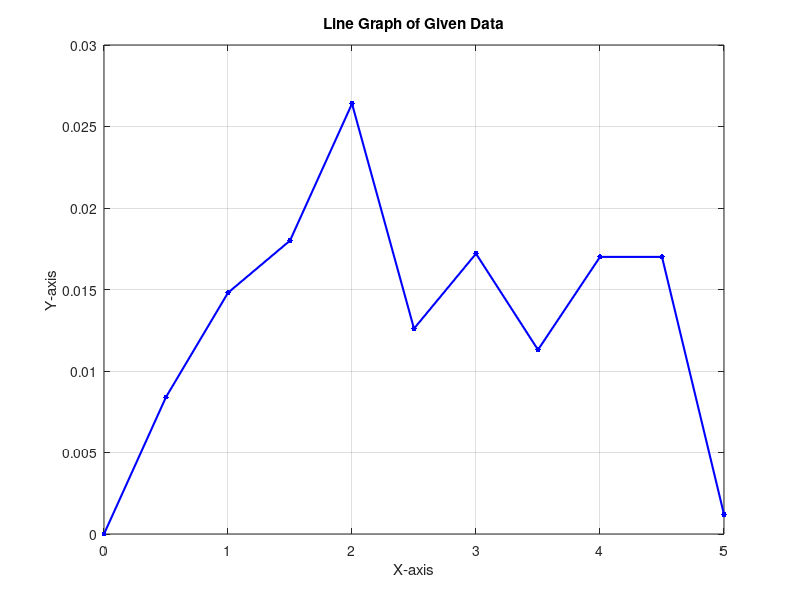

This figure's MATLAB source:
% Given data
y = [0, 0.0084, 0.0148, 0.018, 0.0264, 0.0126, 0.0172, 0.0113, 0.017, 0.017, 0.0012];
x = [0, 0.5, 1, 1.5, 2, 2.5, 3, 3.5, 4, 4.5, 5];

% Plotting the data as a line graph
plot(x, y, 'b.-', 'LineWidth', 1.5, 'MarkerSize', 12);
grid on;

% Labeling the axes and giving the plot a title
xlabel('X-axis');
ylabel('Y-axis');
title('Line Graph of Given Data');

% Adjusting the axis limits if needed
% xlim([min(x) max(x)]);
% ylim([min(y) max(y)]);

